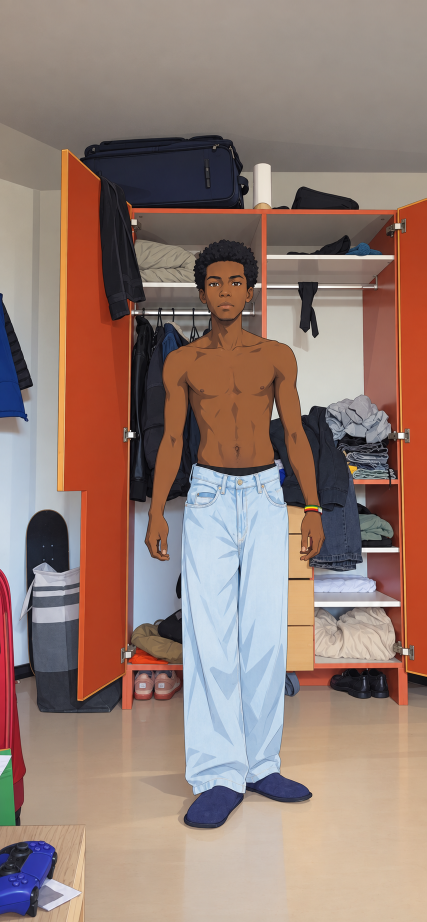
#> input picture runpod/fixtures/wardrobe-source-frame.png, 853 x 1844 px (shown at 1/2 size)
$ python test_style_and_character.py
#> lines starting #> are read from the running program, lines starting #| are printed output that depends on the picture
### runpod/proof_quality.py
#!/usr/bin/env python3
"""Reject unusable Wan VACE proofs before audio or later sections start.

The checker is pixel-only. It does not start ComfyUI, download weights, or
submit a GPU job. A file that merely exists as an MP4 is not a passed proof.
"""
from __future__ import annotations

import argparse
import json
import math
from pathlib import Path
import sys

from PIL import Image, ImageChops, ImageFilter, ImageStat


APPROVED_ANCHOR_ORIGINS = {"approved_anime_sheet", "source_frame"}
REJECTED_ANCHOR_ORIGINS = {
    "starter_glb_preview",
    "procedural_placeholder",
    "glb_viewport",
    "blocky_starter",
}
MINIMUM_ANCHOR_SHORT_SIDE = 480
# A 24-pixel nearest-neighbor starter reconstructs below this error.
# The wardrobe source frame measures about 10.
LOW_DETAIL_RECONSTRUCTION_ERROR = 4.0


def _load(path: Path) -> Image.Image:
    with Image.open(path) as image:
        return image.convert("RGB")


def _channel_means(image: Image.Image) -> tuple[float, float, float]:
    red, green, blue = ImageStat.Stat(image).mean
    return float(red), float(green), float(blue)


def _edge_mean(image: Image.Image) -> float:
    edges = image.convert("L").filter(ImageFilter.FIND_EDGES)
    return float(ImageStat.Stat(edges).mean[0])


def _laplacian_stddev(image: Image.Image) -> float:
    lap = image.convert("L").filter(
        ImageFilter.Kernel((3, 3), [-1, -1, -1, -1, 8, -1, -1, -1, -1], scale=1, offset=128)
    )
    return float(ImageStat.Stat(lap).stddev[0])


def _reconstruction_error(image: Image.Image, short_side: int = 48) -> float:
    width, height = image.size
    if width <= height:
        small_size = (short_side, max(1, round(height * short_side / width)))
    else:
        small_size = (max(1, round(width * short_side / height)), short_side)
    reduced = image.resize(small_size, Image.Resampling.BOX)
    reconstructed = reduced.resize(image.size, Image.Resampling.NEAREST)
    difference = ImageChops.difference(image, reconstructed)
    return sum(ImageStat.Stat(difference).mean) / 3.0


def _subject_axis_degrees(image: Image.Image) -> float:
    """0 means the subject lies across the frame. 90 means upright."""
    width = 96
    height = max(1, round(image.height * width / image.width))
    small = image.resize((width, height))
    pixels = list(small.getdata())
    corners = (pixels[0], pixels[width - 1], pixels[(height - 1) * width], pixels[-1])
    background = tuple(sum(pixel[channel] for pixel in corners) / 4 for channel in range(3))
    xs: list[float] = []
    ys: list[float] = []
    for index, pixel in enumerate(pixels):
        distance = sum((pixel[channel] - background[channel]) ** 2 for channel in range(3)) ** 0.5
        if distance > 28:
            xs.append(index % width)
            ys.append(index // width)
    if len(xs) < 30:
        return 90.0
    mean_x = sum(xs) / len(xs)
    mean_y = sum(ys) / len(ys)
    sxx = sum((x - mean_x) ** 2 for x in xs)
    syy = sum((y - mean_y) ** 2 for y in ys)
    sxy = sum((x - mean_x) * (y - mean_y) for x, y in zip(xs, ys))
    angle = abs(math.degrees(0.5 * math.atan2(2 * sxy, sxx - syy)))
    return min(angle, 180 - angle)


def inspect_frame(path: Path) -> dict:
    image = _load(path)
#> in _load, image is the input picture: PIL image 853x1844 RGB; mean R, G, B 149.1, 125.5, 116.8
    red, green, blue = _channel_means(image)
#> in _channel_means, `red, green, blue = ImageStat.Stat(image).mean`: red = 149.1; green = 125.5; blue = 116.8
    edge_mean = _edge_mean(image)
    lap_std = _laplacian_stddev(image)
    blue_channel_collapse = blue >= 170 and blue >= max(red, green) + 80
    severe_ghosting = lap_std < 8.0 and edge_mean < 2.5
    short_side = min(image.size)
    detail_error = _reconstruction_error(image)
    low_detail_preview = short_side < MINIMUM_ANCHOR_SHORT_SIDE or detail_error < LOW_DETAIL_RECONSTRUCTION_ERROR
    subject_axis = _subject_axis_degrees(image)
    sideways_subject = subject_axis < 25
    reasons = []
    if blue_channel_collapse:
        reasons.append("blue-channel collapse")
    if severe_ghosting:
        reasons.append("severe ghosting")
    if sideways_subject:
        reasons.append("subject is sideways")
    return {
        "path": str(path),
        "width": image.size[0],
        "height": image.size[1],
        "channel_means": {"red": round(red, 2), "green": round(green, 2), "blue": round(blue, 2)},
        "edge_mean": round(edge_mean, 2),
        "laplacian_stddev": round(lap_std, 2),
        "reconstruction_error": round(detail_error, 2),
        "blue_channel_collapse": blue_channel_collapse,
        "severe_ghosting": severe_ghosting,
        "low_detail_preview": low_detail_preview,
        "subject_axis_degrees": round(subject_axis, 1),
        "sideways_subject": sideways_subject,
        "passed": not reasons,
        "reasons": reasons,
    }


# [64 lines left out: functions inspect_anchor, evaluate_proof, main, not called in this run]


# [2 lines that do not run on import are left out]

### runpod/test_style_and_character.py
#!/usr/bin/env python3
"""Anime must stay upright, every other style is defined, and the 3D asset is reusable."""
from __future__ import annotations

import importlib.util
import json
import sys
import tempfile
from pathlib import Path

sys.path.insert(0, str(Path(__file__).resolve().parent))
from character_library import has_saved_mesh, load_character, save_character  # noqa: E402
from proof_quality import inspect_frame  # noqa: E402
from visual_styles import missing_styles, style_contract  # noqa: E402


ROOT = Path(__file__).resolve().parent
SOURCE = ROOT / "fixtures" / "wardrobe-source-frame.png"
SIDEWAYS = ROOT / "fixtures" / "sideways-failure.png"
STACK = ROOT / "production-stack.json"


def fail(message: str) -> None:
    raise SystemExit(message)


def load_direct_3d():
    spec = importlib.util.spec_from_file_location("direct_3d_stage", ROOT / "direct-3d-stage.py")
    module = importlib.util.module_from_spec(spec)
    assert spec.loader is not None
    spec.loader.exec_module(module)
    return module.build


def main() -> int:
    upright = inspect_frame(SOURCE)
#> in inspect_frame, `red, green, blue = _channel_means(image)`: red = 149.1; green = 125.5; blue = 116.8
#> in inspect_frame, `edge_mean = _edge_mean(image)`: edge_mean = 9.94
#> in _laplacian_stddev, `lap = image.convert("L").filter( ImageFilter.Kernel((3, 3), [-1, -1, -..`:
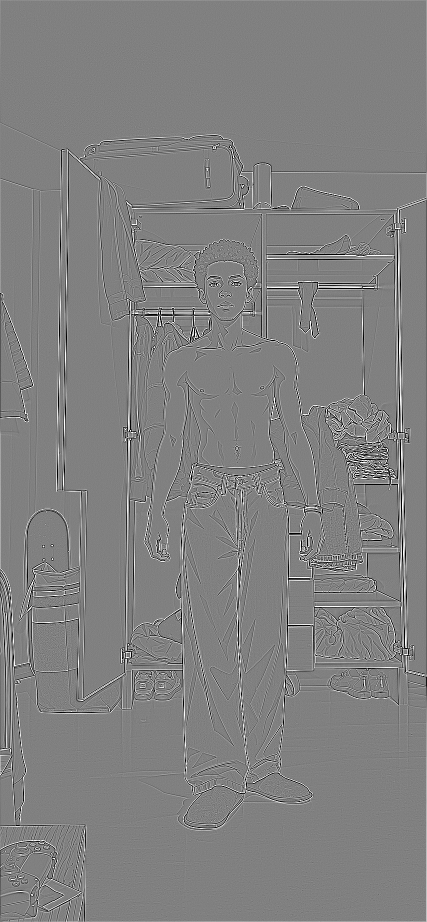
#> lap: PIL image 853x1844 L (shown at 1/2 size); min 0, max 255, mean 128.3
#> in inspect_frame, `lap_std = _laplacian_stddev(image)`: lap_std = 34.24
#> in inspect_frame, `blue_channel_collapse = blue >= 170 and blue >= max(red, green) + 80`: blue_channel_collapse = False
#> in _reconstruction_error, `difference = ImageChops.difference(image, reconstructed)`:
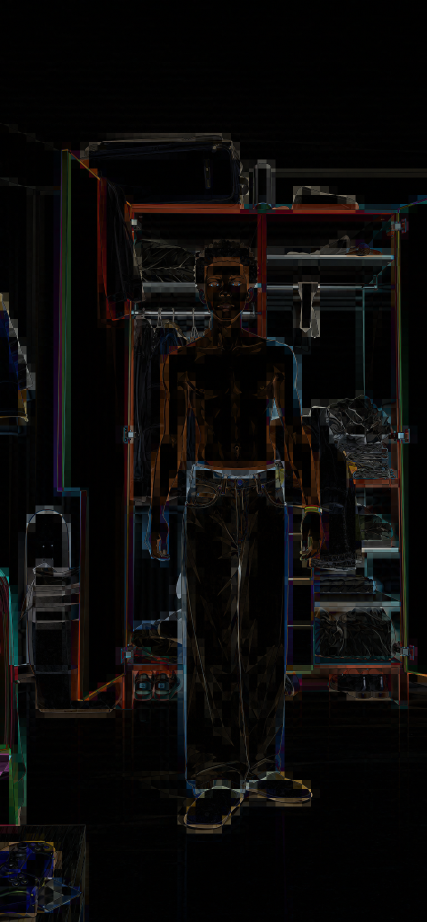
#> difference: PIL image 853x1844 RGB (shown at 1/2 size); mean R, G, B 11.3, 10, 9.3
#> in inspect_frame, `detail_error = _reconstruction_error(image)`: detail_error = 10.18
#> in inspect_frame, `low_detail_preview = short_side < MINIMUM_ANCHOR_SHORT_SIDE or detail_..`: low_detail_preview = False
#> in _subject_axis_degrees, `pixels = list(small.getdata())`: pixels = 19968 items, first 6: (162, 147, 135), (164, 149, 136), (164, 149, 136), (163, 148, 136), (163, 148, 136), (163, 148, 137)
#> in _subject_axis_degrees, `corners = (pixels[0], pixels[width - 1], pixels[(height - 1) * width],..`: corners = ((162, 147, 135), (164, 152, 143), (139, 114, 97), (216, 189, 161))
#> in _subject_axis_degrees, `background = tuple(sum(pixel[channel] for pixel in corners) / 4 for ch..`: background = (170.2, 150.5, 134)
#> the loop in _subject_axis_degrees, `for index, pixel in enumerate(pixels):` made 19968 passes
#> (pixel, distance) on passes 1 to 3: ((162, 147, 135), 9.02), ((164, 149, 136), 6.73), ((164, 149, 136), 6.73)
#> after the loop in _subject_axis_degrees, `for index, pixel in enumerate(pixels):`: xs = 16146 values, max 95 at index 466, min 0 at index 1, mean 48.08; ys = 16146 values from 14 to 207
#> in _subject_axis_degrees, `mean_x = sum(xs) / len(xs)`: mean_x = 48.08
#> in _subject_axis_degrees, `mean_y = sum(ys) / len(ys)`: mean_y = 110.9
#> in _subject_axis_degrees, `sxx = sum((x - mean_x) ** 2 for x in xs)`: sxx = 11963858.5
#> in _subject_axis_degrees, `syy = sum((y - mean_y) ** 2 for y in ys)`: syy = 46429706.6
#> in _subject_axis_degrees, `sxy = sum((x - mean_x) * (y - mean_y) for x, y in zip(xs, ys))`: sxy = 1527335
#> in _subject_axis_degrees, `angle = abs(math.degrees(0.5 * math.atan2(2 * sxy, sxx - syy)))`: angle = 87.47
#> in inspect_frame, `sideways_subject = subject_axis < 25`: sideways_subject = False
#> upright = 14 items
    if not upright["passed"] or upright["sideways_subject"]:
        fail(f"upright anime sheet was rejected: {upright}")
    sideways = inspect_frame(SIDEWAYS)
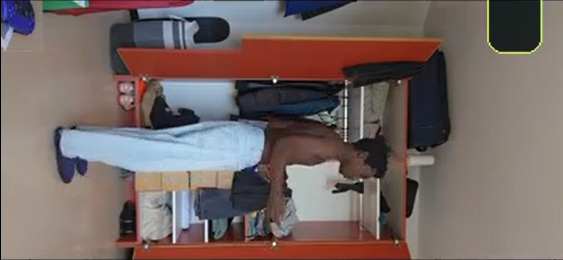
#> input picture runpod/fixtures/sideways-failure.png, 563 x 260 px
#> in _load, image is the input picture: PIL image 563x260 RGBA; mean R, G, B, A 117.2, 103.2, 100.4, 255
#> in _edge_mean (call 2), `edges = image.convert("L").filter(ImageFilter.FIND_EDGES)`:
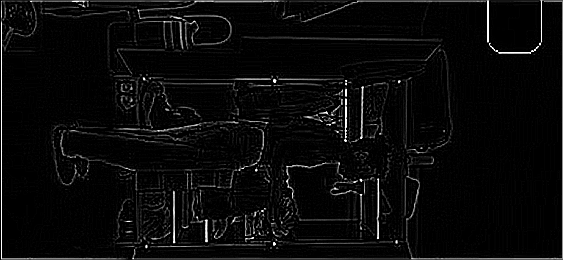
#> edges: PIL image 563x260 L; min 0, max 255, mean 10.2
#> in _laplacian_stddev (call 2), `lap = image.convert("L").filter( ImageFilter.Kernel((3, 3), [-1, -1, -..`:
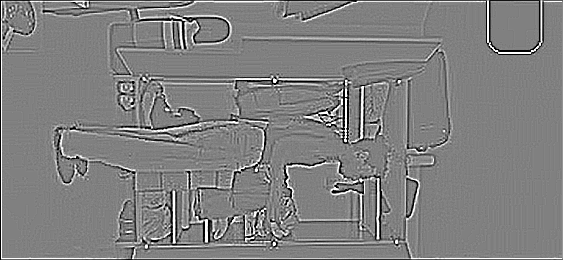
#> lap: PIL image 563x260 L; min 0, max 255, mean 128
#> call 2 of _reconstruction_error, with short_side = 48
#> in _reconstruction_error (call 2), `difference = ImageChops.difference(image, reconstructed)`:
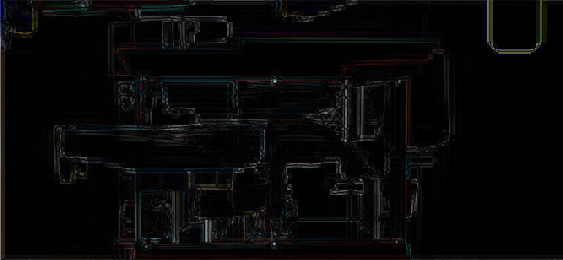
#> difference: PIL image 563x260 RGB; mean R, G, B 7.5, 7.3, 7.4
#> in _subject_axis_degrees (call 2), `small = image.resize((width, height))`:
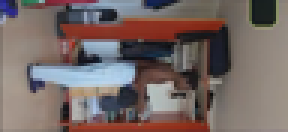
#> small: PIL image 96x44 RGB (shown 3 times larger); mean R, G, B 117.4, 103.3, 100.6
#> in _subject_axis_degrees (call 2), `pixels = list(small.getdata())`: pixels = 4224 items, first 6: (42, 43, 134), (38, 38, 139), (35, 36, 86), (37, 37, 63), (31, 29, 59), (90, 88, 86)
#> in _subject_axis_degrees (call 2), `corners = (pixels[0], pixels[width - 1], pixels[(height - 1) * width],..`: corners = ((42, 43, 134), (139, 128, 119), (135, 124, 116), (154, 141, 137))
#> in _subject_axis_degrees (call 2), `background = tuple(sum(pixel[channel] for pixel in corners) / 4 for ch..`: background = (117.5, 109, 126.5)
#> the loop in _subject_axis_degrees (call 2), `for index, pixel in enumerate(pixels):` made 4224 passes
#> (pixel, distance) on passes 1 to 3: ((42, 43, 134), 100.6), ((38, 38, 139), 107.3), ((35, 36, 86), 117.4)
#> after the loop in _subject_axis_degrees (call 2), `for index, pixel in enumerate(pixels):`: xs = 3612 values, max 95 at index 88, min 0 at index 0, mean 46.71; ys = 3612 values from 0 to 43
#> in _subject_axis_degrees (call 2), `mean_x = sum(xs) / len(xs)`: mean_x = 46.71
#> in _subject_axis_degrees (call 2), `mean_y = sum(ys) / len(ys)`: mean_y = 21.59
#> in _subject_axis_degrees (call 2), `sxx = sum((x - mean_x) ** 2 for x in xs)`: sxx = 2745840.3
#> in _subject_axis_degrees (call 2), `syy = sum((y - mean_y) ** 2 for y in ys)`: syy = 576970.8
#> in _subject_axis_degrees (call 2), `sxy = sum((x - mean_x) * (y - mean_y) for x, y in zip(xs, ys))`: sxy = -65309.8
#> in _subject_axis_degrees (call 2), `angle = abs(math.degrees(0.5 * math.atan2(2 * sxy, sxx - syy)))`: angle = 1.72
#> sideways = 14 items
    if sideways["passed"] or not sideways["sideways_subject"]:
        fail(f"sideways frame was accepted: {sideways}")

#> (the run stopped early here; a loop or call above may not have finished)
